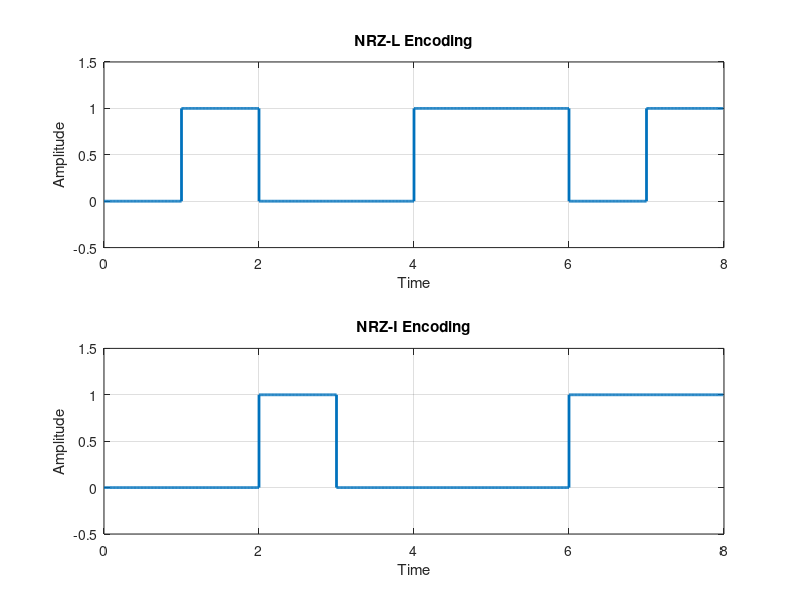

This figure's MATLAB source:
% Defines the bit sequence we want to encode
data = [1 0 1 1 0 0 1 0];

bitRate = 1;
Tb = 1/bitRate;
% bitRate = 1 means each bit lasts 1 second (arbitary time units)
% Tb is the time duration of the one bit. Here Tb = 1/1 = 1s

fs = 100;
% fs is how many same we record inside each bit interval. With fs = 100,
% each bit has 100 discrete samples
% The time resolution (sample interval) is dt = 1/fs = 0.01 second.

t = 0 : 1/fs : (length(data)*Tb - 1/fs);
% Builds the time vector t from 0 to length(data)*Tb -1/fs in steps of
% 1/fs.
% Numerical example: length(data)*Tb = 8*1 = 8. The last time is 7.99
% t = 0 : 0.01 : 7.99. That gives 800 samples
% length(t) = 800
% t(1) = 0.00,...,t(100)=0.99,...,t(800)=7.99

nrzl_signal = zeros(1,length(t));
nrzi_signal = zeros(1,length(t));


for i = 1 : length(data)
    if data(i) == 1
        nrzl_signal((i-1)*fs + 1 : i*fs) = 0;
    else
        nrzl_signal((i-1)*fs + 1 : i*fs) = 1;
    end
end

current_state = 0;
for i = 2 : length(data)
    if data(i) == 1
        current_state = ~current_state;
    end
    nrzi_signal((i-1)*fs + 1 : i*fs) = current_state;
end

figure;

subplot(2,1,1);
stairs(t, nrzl_signal, 'LineWidth', 2);
ylim([-0.5 1.5]);
xlabel('Time');
ylabel('Amplitude');
title('NRZ-L Encoding');
grid on;

subplot(2,1,2);
stairs(t, nrzi_signal, 'LineWidth', 2);
ylim([-0.5 1.5]);
xlabel('Time');
ylabel('Amplitude');
title('NRZ-I Encoding');
grid on;
